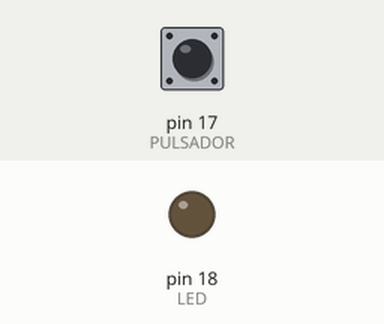
The program below on a simulated MicroPython board. Parts: output pins drawn as LEDs (lit = HIGH). Inputs (shaded band) come from the test bench; at power-on: pin 17 (PULSADOR) HIGH.

Above: at 1.2 s.
1.3 s: pin 17 (PULSADOR) pulled LOW for 0.15 s
At 1.37 s:
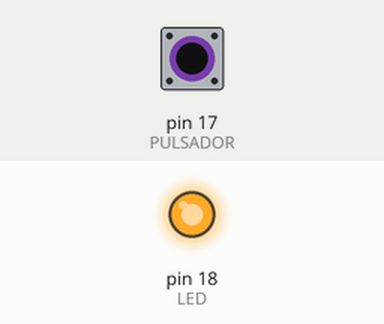
2.9 s: pin 17 (PULSADOR) pulled LOW for 3.2 s
At 7.5 s:
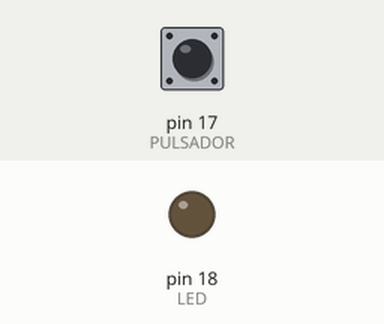
Timing chart, 0 to 9.0 s (numbered marks = the images above; inputs shaded):
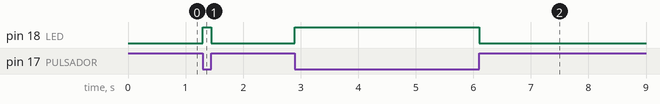

Measured:
- after the input at 1.3 s, pin 18 (LED): LOW → HIGH at once, → LOW 0.15 s later
- after the input at 2.9 s, pin 18 (LED): LOW → HIGH at once, → LOW 3.2 s later

The program:

6_3_pulsador_led_v1.py
```python
"""
MICROPYTHON EN PROYECTOS
Beatriz Padín / Adriana Dapena
Capítulo 6: Lámpara de señales
---------------------------------------
Se enciende y apaga el led usando un pulsador.
El led se enciende únicamente mientras el botón esté pulsado
y se apaga cuando se deja de pulsar.
"""

from machine import Pin

# Pulsador en el GPIO17
PULSADOR = Pin(17, Pin.IN, Pin.PULL_UP)

# Led en el GPIO18
LED = Pin(18, Pin.OUT)

while True:
    # Botón pulsado
    if PULSADOR.value() == 0:
        # Se enciende el led
        LED.value(1)

    # Botón no pulsado
    else:
        # Se apaga el led
        LED.value(0)
```
